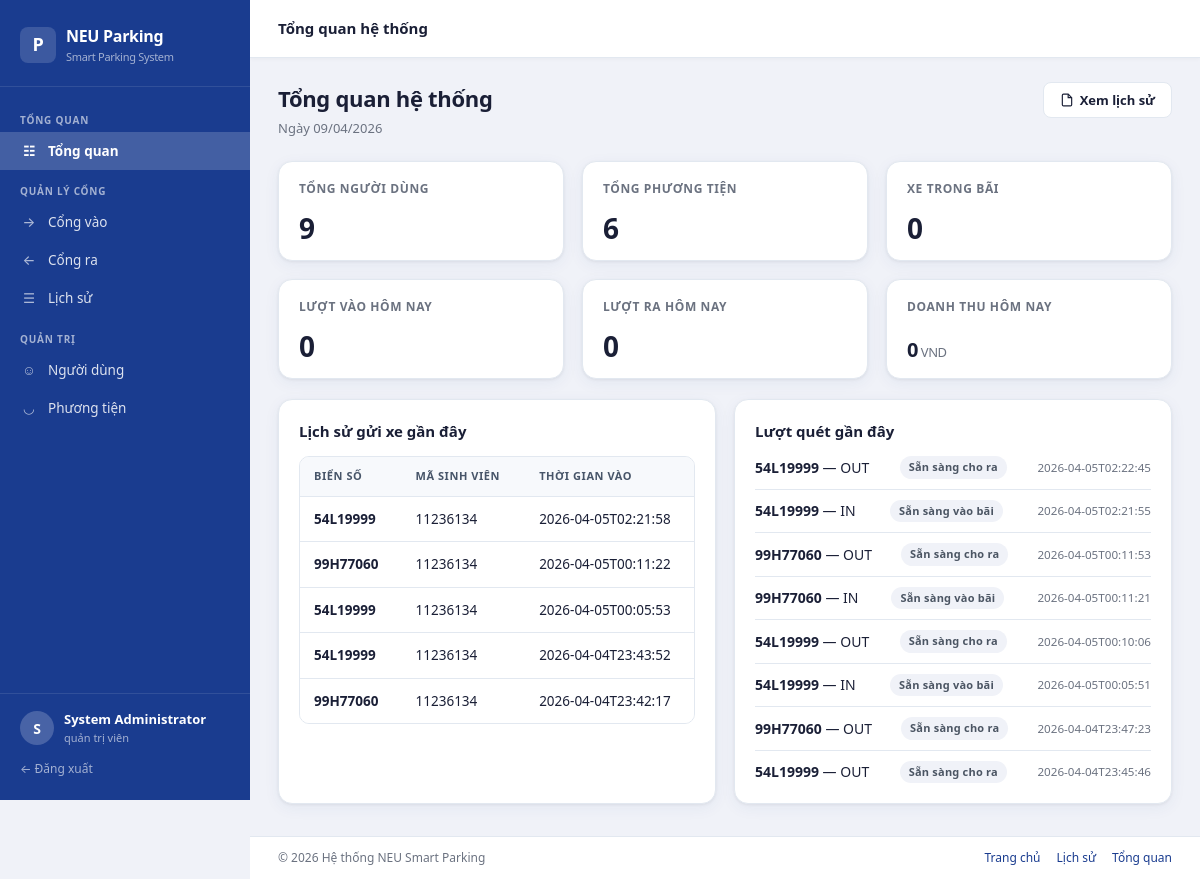
The app's page /dashboard (signed in) with its own data.
### tables this page shows
CREATE TABLE users (
            id INTEGER PRIMARY KEY AUTOINCREMENT,
            username TEXT UNIQUE NOT NULL,
            password_hash TEXT NOT NULL,
            full_name TEXT NOT NULL,
            role TEXT NOT NULL DEFAULT 'student' CHECK (role IN ('admin', 'student', 'guard')),
            student_code TEXT UNIQUE,
            email TEXT UNIQUE,
            phone TEXT,
            is_active INTEGER NOT NULL DEFAULT 1,
            created_at TEXT DEFAULT CURRENT_TIMESTAMP
        );

CREATE TABLE parking_log (
            id INTEGER PRIMARY KEY AUTOINCREMENT,
            plate TEXT NOT NULL,
            student_code TEXT NOT NULL,
            time_in TEXT NOT NULL,
            time_out TEXT,
            gate_in TEXT,
            gate_out TEXT,
            fee INTEGER NOT NULL DEFAULT 0,
            status TEXT NOT NULL DEFAULT 'IN_PARKING',
            note TEXT,
            created_at TEXT DEFAULT CURRENT_TIMESTAMP
        );

CREATE TABLE plate_scan_log (
            id INTEGER PRIMARY KEY AUTOINCREMENT,
            image_path TEXT NOT NULL,
            raw_text TEXT,
            normalized_plate TEXT,
            score REAL,
            source TEXT,
            direction TEXT,
            gate TEXT,
            status TEXT NOT NULL DEFAULT 'UNKNOWN',
            created_at TEXT DEFAULT CURRENT_TIMESTAMP
        );

### app.py (the view)
@app.route("/dashboard")
@login_required
def dashboard():
    if g.user.get("role") == "student":
        return redirect(url_for("self_dashboard"))
    total_users = int(_fetch_scalar("SELECT COUNT(*) FROM users"))
    total_vehicles = int(_fetch_scalar("SELECT COUNT(*) FROM vehicles"))
    vehicles_in_parking = int(_fetch_scalar("SELECT COUNT(*) FROM parking_log WHERE time_out IS NULL"))
    today_checkins = int(_fetch_scalar("SELECT COUNT(*) FROM parking_log WHERE date(time_in)=date('now','localtime')"))
    today_checkouts = int(
        _fetch_scalar(
            "SELECT COUNT(*) FROM parking_log WHERE time_out IS NOT NULL AND date(time_out)=date('now','localtime')"
        )
    )
    today_revenue = int(
        _fetch_scalar(
            "SELECT COALESCE(SUM(fee),0) FROM parking_log WHERE time_out IS NOT NULL AND date(time_out)=date('now','localtime')"
        )
    )
    recent_logs = _fetch_all(
        """
        SELECT plate, student_code, time_in, time_out, status
        FROM parking_log
        ORDER BY id DESC
        LIMIT 10
        """
    )
    recent_vehicle_scans = _fetch_all(
        """
        SELECT COALESCE(normalized_plate, raw_text, 'UNKNOWN') AS plate, direction, status, created_at
        FROM plate_scan_log
        ORDER BY id DESC
        LIMIT 8
        """
    )
    return render_template(
        "dashboard.html",
        total_users=total_users,
        total_vehicles=total_vehicles,
        vehicles_in_parking=vehicles_in_parking,
        today_checkins=today_checkins,
        today_checkouts=today_checkouts,
        today_revenue=today_revenue,
        current_date=datetime.now().strftime("%d/%m/%Y"),
        recent_logs=recent_logs,
        recent_vehicle_scans=recent_vehicle_scans,
    )

### templates/dashboard.html (shortened to what this page needs)
{% extends 'base.html' %}
{% block topbar_title %}Tổng quan hệ thống{% endblock %}
{% block extra_css %}
<link rel="stylesheet" href="{{ url_for('static', filename='css/dashboard.css') }}">
{% endblock %}
{% block content %}
<div class="page-header">
    <div>
        <h1 class="page-title">Tổng quan hệ thống</h1>
        <p class="page-subtitle">Ngày {{ current_date }}</p>
    </div>
    <div class="button-row">
        <a class="btn btn-secondary" href="{{ url_for('history') }}">
            <svg width="14" height="14" viewBox="0 0 24 24" fill="none" stroke="currentColor" stroke-width="2"><path d="M14 2H6a2 2 0 00-2 2v16a2 2 0 002 2h12a2 2 0 002-2V8z"/><polyline points="14 2 14 8 20 8"/></svg>
            Xem lịch sử
        </a>
    </div>
</div>
<div class="grid grid-3" style="margin-bottom: 20px;">
    <article class="stat-card">
        <p class="stat-label">Tổng người dùng</p>
        <p class="stat-value">{{ total_users }}</p>
    </article>
    <article class="stat-card">
        <p class="stat-label">Tổng phương tiện</p>
        <p class="stat-value">{{ total_vehicles }}</p>
    </article>
    <article class="stat-card">
        <p class="stat-label">Xe trong bãi</p>
        <p class="stat-value">{{ vehicles_in_parking }}</p>
    </article>
    <article class="stat-card">
        <p class="stat-label">Lượt vào hôm nay</p>
        <p class="stat-value">{{ today_checkins }}</p>
    </article>
    <article class="stat-card">
        <p class="stat-label">Lượt ra hôm nay</p>
        <p class="stat-value">{{ today_checkouts }}</p>
    </article>
    <article class="stat-card">
        <p class="stat-label">Doanh thu hôm nay</p>
        <p class="stat-value" style="font-size:20px;">{{ "{:,.0f}".format(today_revenue) }}<span style="font-size:13px;font-weight:500;color:var(--text-secondary);"> VND</span></p>
    </article>
</div>
<div class="grid grid-2">
    <article class="section-card">
        <div class="section-head">
            <h2 class="section-title">Lịch sử gửi xe gần đây</h2>
        </div>
        <div class="table-wrapper">
            <table>
                <thead>
                    <tr>
                        <th>Biển số</th>
                        <th>Mã sinh viên</th>
                        <th>Thời gian vào</th>
                    </tr>
                </thead>
                <tbody>
                    {% for log in recent_logs %}
                    <tr>
                        <td><strong>{{ log[0] }}</strong></td>
                        <td>{{ log[1] }}</td>
                        <td>{{ log[2] or '-' }}</td>
                    </tr>
                    {% else %}
                    <tr>
                        <td colspan="5" class="muted">Chưa có dữ liệu.</td>
                    </tr>
                    {% endfor %}
                </tbody>
            </table>
        </div>
    </article>
    <article class="section-card">
        <div class="section-head">
            <h2 class="section-title">Lượt quét gần đây</h2>
        </div>
        <ul class="list-plain">
            {% for scan in recent_vehicle_scans %}
            <li class="list-item">
                <span><strong>{{ scan[0] }}</strong> &mdash; {{ scan[1] or '-' }}</span>
                <span class="badge {% if scan[2] in ['SUCCESS','OPEN'] %}badge-success{% elif scan[2] == 'UNKNOWN' %}badge-danger{% else %}badge-secondary{% endif %}">{{ translate_status(scan[2]) }}</span>
                <small class="muted">{{ scan[3] }}</small>
            </li>
            {% else %}
            <li class="muted" style="padding:12px 0;">Chưa có lượt quét nào.</li>
            {% endfor %}
        </ul>
    </article>
</div>
{% endblock %}

### templates/base.html (shortened to what this page needs)
<!DOCTYPE html>
<html lang="vi">
<head>
    <link rel="stylesheet" href="{{ url_for('static', filename='css/base.css') }}">
    <link rel="stylesheet" href="{{ url_for('static', filename='css/layout.css') }}">
    <link rel="stylesheet" href="{{ url_for('static', filename='css/components.css') }}">
    <link rel="stylesheet" href="{{ url_for('static', filename='css/forms.css') }}">
    <link rel="stylesheet" href="{{ url_for('static', filename='css/tables.css') }}">
    {% block extra_css %}{% endblock %}
</head>
<body>
{% if current_user %}
<div class="app-shell">
    <aside class="sidebar" id="sidebar">
        <div class="sidebar-brand">
            <a class="sidebar-brand-logo" href="{{ url_for('index') }}">
                <div class="sidebar-brand-icon">P</div>
                <div>
                    <div>NEU Parking</div>
                    <div class="sidebar-brand-subtitle">Smart Parking System</div>
                </div>
            </a>
        </div>
        <nav class="sidebar-nav">
            {% if current_user.role in ['admin', 'guard'] %}
            <div class="sidebar-section">
                <div class="sidebar-section-label">Tổng quan</div>
                <a class="sidebar-link {% if request.endpoint == 'dashboard' %}active{% endif %}" href="{{ url_for('dashboard') }}">
                    <span class="sidebar-link-icon">&#9783;</span>Tổng quan
                </a>
            </div>
            <div class="sidebar-section">
                <div class="sidebar-section-label">Quản lý cổng</div>
                <a class="sidebar-link {% if request.endpoint == 'gate_in' %}active{% endif %}" href="{{ url_for('gate_in') }}">
                    <span class="sidebar-link-icon">&#8594;</span>Cổng vào
                </a>
                <a class="sidebar-link {% if request.endpoint == 'gate_out' %}active{% endif %}" href="{{ url_for('gate_out') }}">
                    <span class="sidebar-link-icon">&#8592;</span>Cổng ra
                </a>
                <a class="sidebar-link {% if request.endpoint == 'history' %}active{% endif %}" href="{{ url_for('history') }}">
                    <span class="sidebar-link-icon">&#9776;</span>Lịch sử
                </a>
            </div>
            {% if current_user.role == 'admin' %}
            <div class="sidebar-section">
                <div class="sidebar-section-label">Quản trị</div>
                <a class="sidebar-link {% if request.endpoint == 'user_management' %}active{% endif %}" href="{{ url_for('user_management') }}">
                    <span class="sidebar-link-icon">&#9786;</span>Người dùng
                </a>
                <a class="sidebar-link {% if request.endpoint == 'vehicles' %}active{% endif %}" href="{{ url_for('vehicles') }}">
                    <span class="sidebar-link-icon">&#9697;</span>Phương tiện
                </a>
            </div>
            {% endif %}
            {% endif %}
        </nav>
        <div class="sidebar-footer">
            <div class="sidebar-user">
                <div class="sidebar-avatar">{{ current_user.full_name[0] | upper if current_user.full_name else 'U' }}</div>
                <div class="sidebar-user-info">
                    <div class="sidebar-user-name">{{ current_user.full_name }}</div>
                    <div class="sidebar-user-role">{{ translate_role(current_user.role) }}</div>
                </div>
            </div>
            <a class="sidebar-logout" href="{{ url_for('logout') }}">&larr; Đăng xuất</a>
        </div>
    </aside>
    <div class="main-area">
        <header class="topbar">
            <div class="topbar-left">
                <span class="topbar-title">{% block topbar_title %}NEU Smart Parking{% endblock %}</span>
            </div>
        </header>
        <main class="page-content">
            {% block content %}{% endblock %}
        </main>
        <footer class="public-footer">
            <div style="padding:12px 28px;display:flex;justify-content:space-between;align-items:center;flex-wrap:wrap;gap:8px;color:var(--text-secondary);font-size:12px;">
                <span>&copy; {{ current_year }} Hệ thống NEU Smart Parking</span>
                <div class="public-footer-links">
                    <a href="{{ url_for('index') }}">Trang chủ</a>
                    {% if current_user.role in ['admin', 'guard'] %}
                        <a href="{{ url_for('history') }}">Lịch sử</a>
                        <a href="{{ url_for('dashboard') }}">Tổng quan</a>
                    {% else %}
                        <a href="{{ url_for('self_history') }}">Lịch sử</a>
                        <a href="{{ url_for('student_qr') }}">Mã QR</a>
                    {% endif %}
                </div>
            </div>
        </footer>
    </div>
</div>
{% endif %}
</body>
</html>

### records on screen
users: full_name "S", full_name "System Administrator"
parking_log: plate "54L19999", student_code "11236134", time_in "2026-04-05T02:21:58"
parking_log: plate "99H77060", student_code "11236134", time_in "2026-04-05T00:11:22"
parking_log: plate "54L19999", student_code "11236134", time_in "2026-04-05T00:05:53"
parking_log: plate "54L19999", student_code "11236134", time_in "2026-04-04T23:43:52"
parking_log: plate "99H77060", student_code "11236134", time_in "2026-04-04T23:42:17"
plate_scan_log: normalized_plate "54L19999", direction "OUT", created_at "2026-04-05T02:22:45"
plate_scan_log: normalized_plate "54L19999", direction "IN", created_at "2026-04-05T02:21:55"
plate_scan_log: normalized_plate "99H77060", direction "OUT", created_at "2026-04-05T00:11:53"
plate_scan_log: normalized_plate "99H77060", direction "IN", created_at "2026-04-05T00:11:21"
plate_scan_log: normalized_plate "54L19999", direction "OUT", created_at "2026-04-05T00:10:06"
plate_scan_log: normalized_plate "54L19999", direction "IN", created_at "2026-04-05T00:05:51"
plate_scan_log: normalized_plate "99H77060", direction "OUT", created_at "2026-04-04T23:47:23"
plate_scan_log: normalized_plate "54L19999", direction "OUT", created_at "2026-04-04T23:45:46"

### other values on screen
{{ total_users }} "9"
{{ total_vehicles }} "6"
{{ vehicles_in_parking }} "0"
{{ today_checkins }} "0"
{{ today_checkouts }} "0"
{{ "{:,.0f}".format(today_revenue) }} "0"
